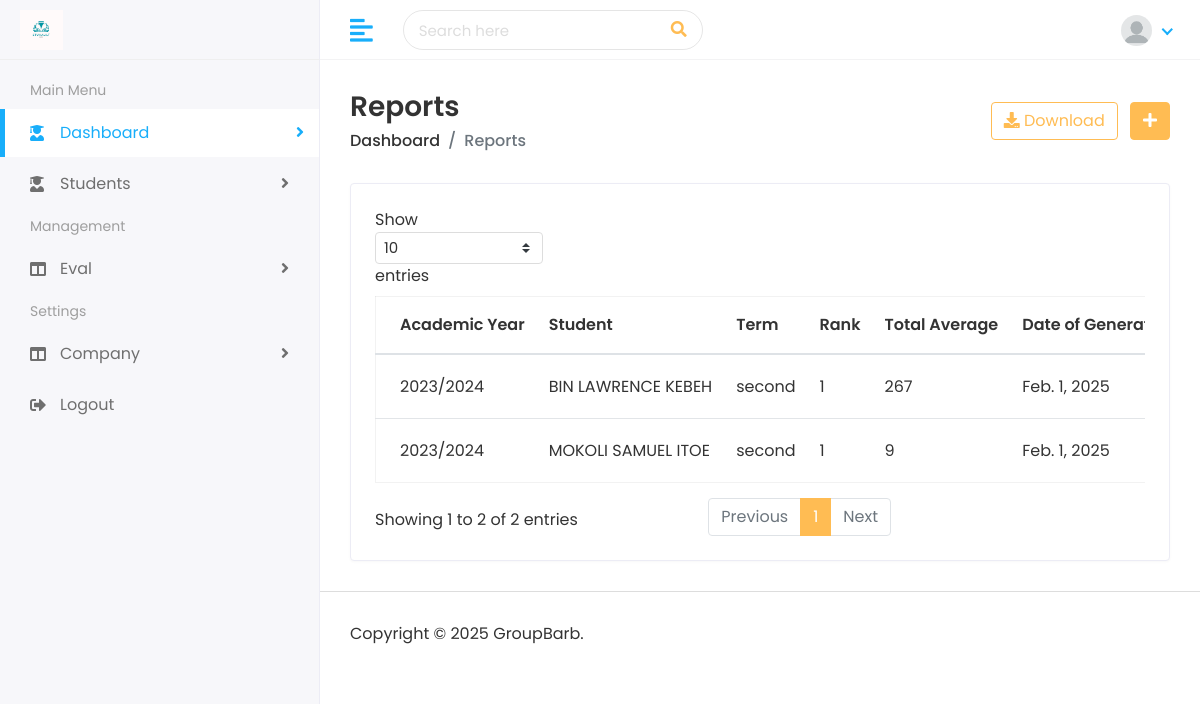
Page /evals/reports/ on the earlier database version.
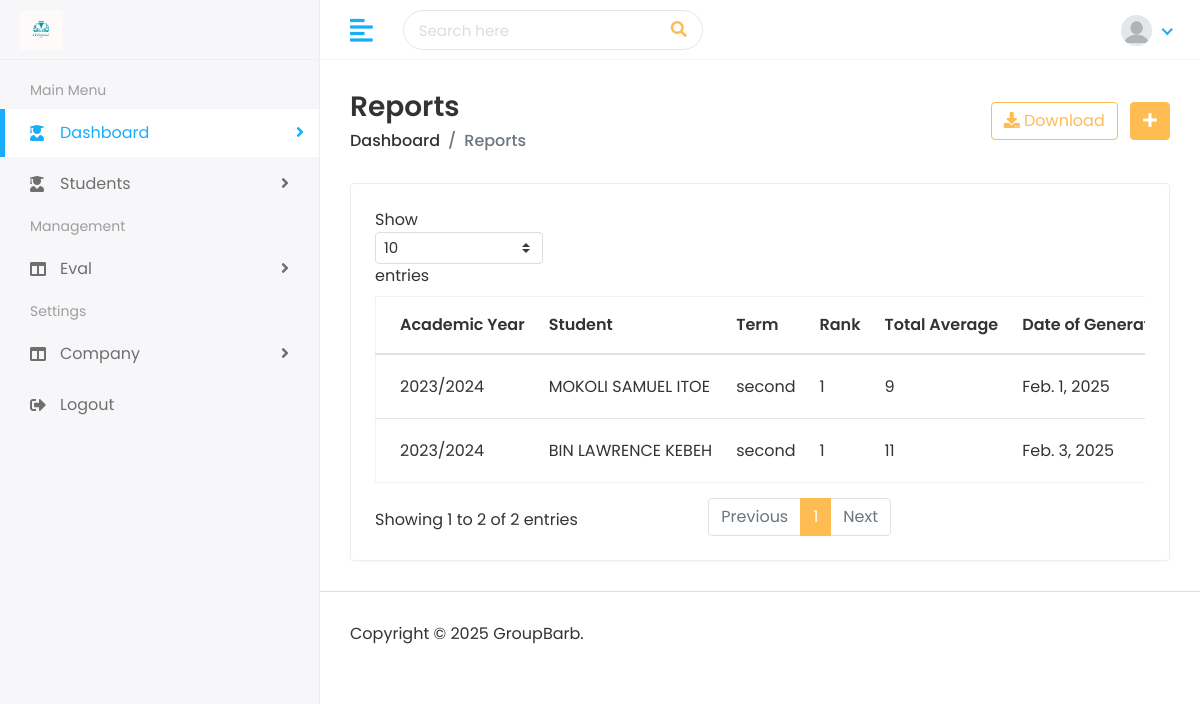
Same page on the later database version.
### testeval/models.py (models this page shows, shortened)
class ReportCard(models.Model):
    student = models.ForeignKey(Student, related_name="studentreportcard",  on_delete=models.CASCADE)
    student_rank = models.DecimalField(max_digits=10, decimal_places=0)
    gen_coeff =  models.DecimalField(max_digits=10, decimal_places=0, null=True, blank=True)
    prof_coeff=  models.DecimalField(max_digits=10, decimal_places=0, null=True, blank=True)
    gen_total =  models.DecimalField(max_digits=10, decimal_places=0, null=True, blank=True)
    prof_total=  models.DecimalField(max_digits=10, decimal_places=0, null=True, blank=True)
    general_subjs_avr = models.DecimalField(max_digits=10, decimal_places=0)
    prof_subjs_avr = models.DecimalField(max_digits=10, decimal_places=0)
    total_avr = models.DecimalField(max_digits=10, decimal_places=0)
    best_avr =  models.DecimalField(max_digits=10, decimal_places=0)
    worst_avr =  models.DecimalField(max_digits=10, decimal_places=0)
    firstterm_avr =  models.DecimalField(max_digits=10, decimal_places=0)
    secondterm_avr =  models.DecimalField(max_digits=10, decimal_places=0)
    annuelle_avr =  models.DecimalField(max_digits=10, decimal_places=0, null=True, blank=True)
    date_of_report_card_generation = models.DateField(auto_now_add=True)
    first_subj_passed   = models.CharField(max_length=100, null=True, blank=True)
    second_subj_passed   = models.CharField(max_length=100, null=True, blank=True)
    third_subj_passed   = models.CharField(max_length=100, null=True, blank=True)
    annual_subj_passed   = models.CharField(max_length=100, null=True, blank=True)
    term                = models.CharField(max_length=100, null=True, blank=True)
    academic_year       = models.CharField(max_length=100, null=True, blank=True)
    resumption       = models.CharField(max_length=100, null=True, blank=True)
    subj_moy         = models.CharField(max_length=100, null=True, blank=True)
    moreinfo            = models.TextField(null=True, blank=True)
    added_by            = models.CharField(max_length=100, null=True)
    modified_by         = models.CharField(max_length=100, null=True, blank=True)
    is_actif            = models.BooleanField(default=True)
    created_on          = models.DateTimeField(auto_now_add=True)
    updated_on          = models.DateTimeField(auto_now=True)
    class Meta:
        unique_together = ['student', 'student_rank', 'term','academic_year', 'date_of_report_card_generation']

### student/models.py (models this page shows, shortened)
class Student(models.Model):
    name                = models.TextField( null=True, blank=True)
    student_uid         = models.CharField(max_length=100, unique=True,null=True, blank=True)
    gender              = models.CharField(max_length=100, choices=[('Male','Male'), ('Female', 'Female')])
    date_of_birth       = models.DateField()
    student_class       = models.ForeignKey(ClassRoom, on_delete=models.CASCADE)
    specialty       = models.ForeignKey(Specialty, on_delete=models.CASCADE, null=True, blank=True)
    religion            = models.CharField(max_length=100, null=True, blank=True)
    joining_date        = models.DateField()
    mobile_number       = models.CharField(max_length=15, null=True, blank=True)
    admission_number    = models.CharField(max_length=15)
    section             = models.CharField(max_length=100)
    student_image       = models.ImageField(upload_to='student/img/', blank=True)
    parent              = models.ForeignKey(Parent, on_delete=models.CASCADE)
    slug                = models.SlugField(max_length=255, unique=True, blank=True)
    added_by            = models.CharField(max_length=100, null=True)
    modified_by         = models.CharField(max_length=100, null=True, blank=True)
    is_actif            = models.BooleanField(default=True)
    created_on          = models.DateTimeField(auto_now_add=True)
    updated_on          = models.DateTimeField(auto_now=True)

### testeval/views.py (the view)
# urls.py: path('reports/', views.report_card_list, name="report_cards"),
def report_card_list(request):
    report_card = ReportCard.objects.select_related('student').all()
    context = {
        'report_card_list': report_card,
    }
    return render(request, "reports/report_card.html", context)

### templates/reports/report_card.html (shortened to what this page needs)
{% extends 'home/base.html' %}
{% load static %}
{% block body %}
         <div class="page-wrapper">
            <div class="content container-fluid">
               <div class="page-header">
                  <div class="row align-items-center">
                     <div class="col">
                        <h3 class="page-title">Reports</h3>
                        <ul class="breadcrumb">
                           <li class="breadcrumb-item"><a href="">Dashboard</a></li>
                           <li class="breadcrumb-item active">Reports</li>
                        </ul>
                     </div>
                     <div class="col-auto text-right float-right ml-auto">
                        <a href="#" class="btn btn-outline-primary mr-2"><i class="fas fa-download"></i> Download</a>
                        <a href="{% url 'add_report_cards' %}" class="btn btn-primary"><i class="fas fa-plus"></i></a>
                     </div>
                  </div>
               </div>
               <div class="row">
                  <div class="col-sm-12">
                     <div class="card card-table">
                        <div class="card-body">
                           <div class="table-responsive">
                              <table class="table table-hover table-center mb-0 datatable">
                                 <thead>
                                    <tr>
                                       <th>Academic Year</th>
                                       <th>Student</th>
                                       <th>Term</th>
                                       <th>Rank</th>
                                       <th>Total Average</th>
                                       <th>Date of Generation</th>
                                    </tr>
                                 </thead>
                                 <tbody>
                                    {% for report_card in report_card_list %}
                                    <tr>
                                       <td>{{ report_card.academic_year}}</td>
                                       <td>{{ report_card.student.name }}</td>
                                       <td>{{ report_card.term}}</td>
                                       <td>{{ report_card.student_rank }}</td>
                                       <td>{{ report_card.total_avr}}</td>
                                       <td>{{ report_card.date_of_report_card_generation}}</td>
                                    </tr>
                                    {% endfor %}
                                 </tbody>
                              </table>
                           </div>
                        </div>
                     </div>
                  </div>
               </div>
            </div>
            <footer>
               <p>Copyright © 2025 GroupBarb.</p>
            </footer>
         </div>
      </div>
   </body>
</html>
{% endblock %}

### templates/home/base.html (shortened to what this page needs)
{% load static %}
<!DOCTYPE html>
<html lang="en">
   <head>
      <link rel="stylesheet" href="{%static 'assets/plugins/bootstrap/css/bootstrap.min.css' %}">
      <link rel="stylesheet" href="{%static 'assets/plugins/fontawesome/css/fontawesome.min.css' %}">
      <link rel="stylesheet" href="{%static 'assets/plugins/fontawesome/css/all.min.css' %}">
      <link rel="stylesheet" href="{%static 'assets/css/style.css' %}">
   </head>
   <body>
      <div class="main-wrapper">
         <div class="header">
            <div class="header-left">
               <a href="#" class="logo">
               <img src="/media/img/stuvaultLOGO.png" alt="Logo">
               </a>
            </div>
            <a href="javascript:void(0);" id="toggle_btn">
            <i class="fas fa-align-left"></i>
            </a>
            <div class="top-nav-search">
               <form>
                  <input type="text" class="form-control" placeholder="Search here">
                  <button class="btn" type="submit"><i class="fas fa-search"></i></button>
               </form>
            </div>
            <ul class="nav user-menu">
               <li class="nav-item dropdown noti-dropdown">
                  <a href="#" class="dropdown-toggle nav-link" data-toggle="dropdown">
                  </a>
               </li>
               <li class="nav-item dropdown has-arrow">
                  <a href="#" class="dropdown-toggle nav-link" data-toggle="dropdown">
                  <span class="user-img"><img class="rounded-circle"
                      src="
                      {% if user_info.student_image.url %}
                      {{user_info.student_image.url}}
                      {% else %}
                      /media/img/default.png
                      {% endif %}
                      "
                       width="31" alt=""></span>
                  </a>
               </li>
            </ul>
         </div>
         <div class="sidebar" id="sidebar">
            <div class="sidebar-inner slimscroll">
               <div id="sidebar-menu" class="sidebar-menu">
                  <ul>
                     <li class="menu-title">
                        <span>Main Menu</span>
                     </li>
                     <li class="submenu active">
                        <a href="#"><i class="fas fa-user-graduate"></i> <span> Dashboard</span> <span class="menu-arrow"></span></a>
                     </li>
                     {% if not user.is_teacher %}
                     <li class="submenu">
                        <a href="#"><i class="fas fa-user-graduate"></i> <span> Students</span> <span class="menu-arrow"></span></a>
                     </li>
                     {% endif %}
                     <li class="menu-title">
                        <span>Management</span>
                     </li>
                     <li class="submenu">
                        <a href="#"><i class="fas fa-columns"></i> <span> Eval</span> <span class="menu-arrow"></span></a>
                     </li>
                     <li class="menu-title">
                        <span>Settings</span>
                     </li>
                     <li class="submenu">
                        <a href="#"><i class="fas fa-columns"></i> <span> Company</span> <span class="menu-arrow"></span></a>
                     </li>
                     <li>
                        <a href="{% url 'logout' %}"><i class="fas fa-sign-out-alt"></i> <span>Logout</span></a>
                     </li>
                  </ul>
               </div>
            </div>
         </div>
         {% block body %}
         {% endblock %}
  </body>
  </html>

Differences in the rows shown:
removed ReportCard: academic_year "2023/2024", student.name "BIN LAWRENCE KEBEH", term "second", student_rank "1", total_avr "267", date_of_report_card_generation "Feb. 1, 2025"
added ReportCard: academic_year "2023/2024", student.name "BIN LAWRENCE KEBEH", term "second", student_rank "1", total_avr "11", date_of_report_card_generation "Feb. 3, 2025"
